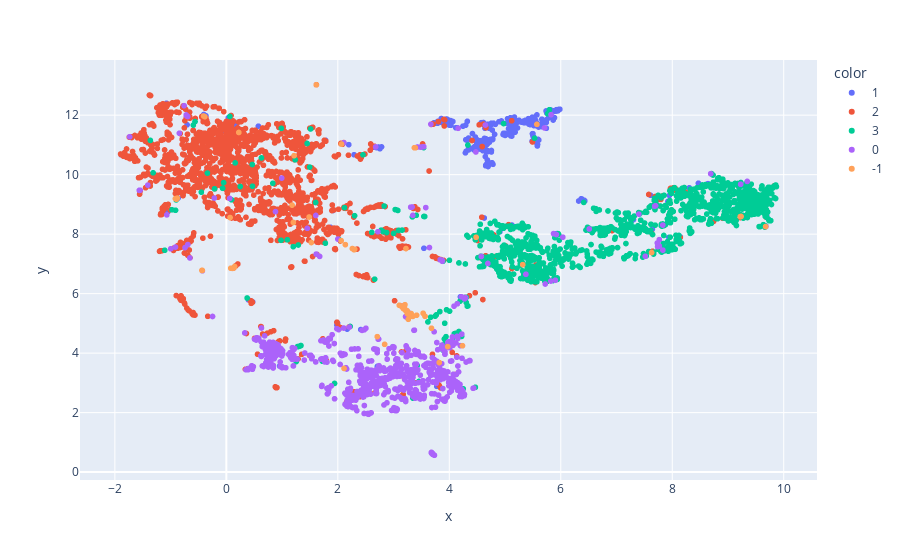

Write notebook code for a chart like this one.
### Markdown cell above
If TMT has access to the docs it will use them to add document text to the scatterplot.

### Code cell
tmt.visualizeEmbeddings(*best_params).show()

### Figure 1 — Plotly figure (JSON) as saved in the notebook; plotly's stock layout.template omitted (floating-point values rounded to 4 significant figures; data arrays with more than 128 entries replaced by an {"elided": "..."} marker saying what was removed)
{"data": [{"customdata": {"elided": "441x1 str values"}, "hovertemplate": "color=1<br>x=%{x}<br>y=%{y}<br>text=%{customdata[0]}<extra></extra>", "legendgroup": "1", "marker": {"color": "#636efa", "symbol": "circle"}, "mode": "markers", "name": "1", "showlegend": true, "type": "scattergl", "x": {"elided": "441 float values"}, "xaxis": "x", "y": {"elided": "441 float values"}, "yaxis": "y"}, {"customdata": {"elided": "2046x1 str values"}, "hovertemplate": "color=2<br>x=%{x}<br>y=%{y}<br>text=%{customdata[0]}<extra></extra>", "legendgroup": "2", "marker": {"color": "#EF553B", "symbol": "circle"}, "mode": "markers", "name": "2", "showlegend": true, "type": "scattergl", "x": {"elided": "2046 float values"}, "xaxis": "x", "y": {"elided": "2046 float values"}, "yaxis": "y"}, {"customdata": {"elided": "1295x1 str values"}, "hovertemplate": "color=3<br>x=%{x}<br>y=%{y}<br>text=%{customdata[0]}<extra></extra>", "legendgroup": "3", "marker": {"color": "#00cc96", "symbol": "circle"}, "mode": "markers", "name": "3", "showlegend": true, "type": "scattergl", "x": {"elided": "1295 float values"}, "xaxis": "x", "y": {"elided": "1295 float values"}, "yaxis": "y"}, {"customdata": {"elided": "951x1 str values"}, "hovertemplate": "color=0<br>x=%{x}<br>y=%{y}<br>text=%{customdata[0]}<extra></extra>", "legendgroup": "0", "marker": {"color": "#ab63fa", "symbol": "circle"}, "mode": "markers", "name": "0", "showlegend": true, "type": "scattergl", "x": {"elided": "951 float values"}, "xaxis": "x", "y": {"elided": "951 float values"}, "yaxis": "y"}, {"customdata": [["i probably should have put nsfw on that also not safe for<br>home actually not safe for normal white people how a sheboon<br>manages to lose all her clothes during a fight is a mystery<br>that i am not going to watch again to solve <happy>"], ["there was no islamic holy violence prior to <number> retard<br>slav nigger"], ["cant wait to form a rightwingdeathsquad ™ with a few mates<br>and lynch some obnoxious sheboons this black friday"], ["this fat faggot id such a child grow up porky"], ["to the gallows with this sand nigger junk foodie faggot"], ["aw what wrong nigger you do not like your sheboon exposed<br>for the savage she is 🤣"], ["sad story to be sure on a side note some guys should not<br>ever wear tank tops how does any take that spaghetti armed<br>guy serious dress like a white man that nigger shit unless<br>you are in the gym"], ["nigger has expressed no personal christian experiences<br>attended a madrassa wears a moslem wedding ring praises the<br>shahada call to pray ports a moslem name registered by<br>stepdad as moslem indonesian many photos of him in moslem<br>rituals garb admitted moslem faith on tv"], ["next time you see a mooslim toss bacon at it"], ["another leftist sheboon"], ["gross muslimes are against same sex attraction disorder sad<br>yes against fruit cakes but man goats are ok sick bunch<br>sharia my arse"], ["for now on if blacks refer to whites as vinallas i will<br>refer blacks as chocolates or niggers"], ["y lña historia falx falsa kike sdo se trata en convertinos<br>ew n cobardes a los españoles"], ["female sheboon spotted trying to dispose of the body"], ["<user> common for trump groupies rt <user> nigger sand<br>nigger all the same oh yea wetbacks too"], ["and to pour more gasoline on the fire now they are cracking<br>down hard on internet hate speech which is arbitrary and<br>capricious whenever a sand nigger bitches some poor brit<br>going to jail and these muslim parasites have bitching down<br>to an artform helmets people helmets"], ["yeah the audio is killer 😂 he actually tells her to bc there<br>no mag in but the dumb sheboon did not clear the chamber so<br>she armed the firing pin when she dindu nuffin"], ["the new si swimsuit edition has a monkey negress on the<br>cover"], ["contra kike lo mas de base fuego y agua la purificación del<br>mundo sin ratas de peste"], ["os pensais que vuestra mente kike me importa solo soys<br>estupidos americanos de matar indios asquerosos"], ["ask anglin he likes kissing little nigger boys"], ["nothing anglin writes today will ever beat how to be a<br>nigger on twitter that article had me howling for days"], ["omg i would obviously get some disposal boots before i<br>stomped a niglet im not emily trump i need to keep my boots<br>in nice shape so when i march to repeal the 1 3 th amendment<br>i look presentable and do not embarrass president trump or<br>mr hitler 🇺 🇸 🇺 🇸 🇺 🇸"], ["yeah we will see about that you fat sheboon black bitch"], ["what is this red shoes meme i am hearing about did anglin<br>really suggest wearing nigger shoes or am i wrong"], ["southerners are even dumber than muslims why you ask muslims<br>cut the nuts off their nigger slaves"], ["a little still learning not many speak it anymore lots speak<br>arab and nigger though <user> is amadán"], ["does anyone else feel like we are watching a horror movie<br>where the white person is sleeping and africans and muslimes<br>are breaking into the house fuck islam cant trust blacks"], ["how much you wanna bet this is the sheboon in question"], ["keep waiting sheboon"], ["but things are evolving i think they would now look what<br>those blm sheboons did to bernie"], ["automatic sheboon niglet cannon"], ["i can not believe stuart varney had those two obnoxious<br>negresses diamond silk on his show this morning i am glad<br>they like and support trump but i just can not stand<br>listening to them"], ["lil fag is also a wannabe sand nigger"], ["i thought he was using trump as his defense from the lawsuit<br>that the sheboon he got in the sumo match with filed"], ["i do believe that sheboon shit her britches"], ["blacks and even muzzies can join but keep their shit at home<br>soon as they pray in the street gotta be liquidated we got<br>better tech now can build massive biodigesters"], ["some nigger gas lighted some other nigger in some niggers pm<br>and associated us with other niggers and anglin took the<br>bait"], ["solo que soy de derecha a l <percent> el virus kike no va<br>con jesús"], ["i hope president trump fills their seats with the families<br>of those murdered by illegal aliens black folks are not<br>going to be happy when they realize it their liberal and<br>nigger leaders celebrities who been fucking them not whitey"], ["is not it interesting what conservatards hate most about<br>islam is its sense of moral strength and self belief they<br>hates kebabs for preserving a primitive sand nigger<br>equivalent of what we once were"], ["trump during the election i will put clinton in jail trump<br>after the election got all franken magafags yes huge success<br>me you missed the fucking mark also when you going to deport<br>the fucking illegals and halt immigration you kike owned<br>bastard"], ["just saw an obese negress wearing a shirt emblazoned with<br>black is beautiful it is not imagine the reaction if i wore<br>an it okay to be white shirt in public"], ["the human family needs to separate into individual race<br>groups for a few hundred years we can reconvene after that<br>and each group will take its tech with it blacks and arabs<br>will object to this because they do not bring shit to the<br>table except fgm murder etc fuck islam blackmenmurder"], ["the great muslim purge is coming assimilation is not what<br>they have in mind they are starting to show their asses<br>liberals cry about a ban when the ban starts the purge will<br>start also some will enjoy the roundup"], ["i think this is due to the common folk being raped my<br>muslims during fhe so called golden age they basically mixed<br>with sand niggers"], ["let the snow flakes cry bitch and scream it judgement day<br>and time normalize islamaphobia as a healthy condition piss<br>on political correctness and then deport every single last<br>sand nigger savage"], ["you know how decent people say that islamists need to band<br>together against the radical muz among them so should god<br>fearing blacks band together against these sub human iq<br>feral murderer freaks that happen to be black we are coming<br>to a decision point are not we"], ["this is a good story <number> those times you hear we are a<br>nation of immigrants wish there was a whiney font no other<br>group of people came here started demanding that everyone<br>make these kind of changes to accommodate them the way the<br>muzzies do"], ["i am still searching for a peaceful sand nigger muslim islam<br>is the religion of peace they keep telling us maga without<br>muslims"], ["that woeful scottish faggot millennial whiner only attacks<br>little nicky fuentes and shamelessly cucks for fembot tara<br>because woesy dreams of sucking der martin balls while<br>martin fucks britt tara and that mudshark kike whore lauren"], ["there no such thing as hate speech you inbred goat fucking<br>mudslime piece of nomadic sand nigger trash"], ["i see normies going on and on about banning islam me i just<br>cut to the chase and say we have got to start shipping these<br>sand niggers back to the mid east where they belong"], ["goat fucking woman beating child raping sand niggers<br>everywhere"], ["imagine if there wasn t oil in the middle east there would<br>be no dubais there would be no wealthy towel headed sand<br>nigger ruling class because of oil muslim goat fckrs oops i<br>meant herders get to hide in plain sight now they intend to<br>take over the u.s."], ["the sheboon was a former prostitute who tried to murder<br>mcafee see the screenshot"], ["fuck them both kill sandniggers kill jews whats the issue<br>islam will be resorted to a pile of shit pic related its<br>islam and those who defend it and yes that is a steaming<br>pile of horse shit"], ["a shitpost does not equate to starting a topic just to spew<br>random statements and you are defending the fucking sand<br>niggers of iran you disgust me a good muslim is a mutilated<br>and dead muslim end of discussion deusvult"], ["so like how shaun king is a trans nigger this guys a trans<br>sand nigger so shaun king the white version of uncle ruckus<br>thinking he black and this guy the sand nigger variant"], ["islam exists its a problem and should be erased period dont<br>defend sand niggers nothing is more disgusting than someone<br>who defends these animals all muslims are still muslim and<br>all muslims should die by the sword of god deusvult"], ["question do greeks know how to tie nooses because i have yet<br>to hear anything about niggers or sand niggers rapefugees<br>getting lynched 😂"], ["they are using arabs and africans to wipe out the western<br>culture people it came from their mouths check my bitchute"], ["no islam is another anti racialist universalism promoting<br>endless retard level violence jews just use you sand niggers<br>as they use jungle niggers to destroy what they actually<br>fear the white race"], ["<user> fucking dead sand nigger drinks on me"], ["maybe it a sign from god that anglin really is a nigger"], ["so the blacks are into islamism abuse of the islam for their<br>own political agenda i heard someone say niggers and the<br>muslims are sandniggers is that family"], ["why would we believe a group that calls itself army of islam<br>sounds like every other fucking dune coon terrorist group i<br>have ever read about fuck those sand niggers"], ["you mean niggers tehn you ´ re right but know who took them<br>to murrica muslims arabs goatfuckers"], ["sand niggers are always inter breeding either with<br>themselves or their cousins the goats"], ["will not stand with a sand nigger muslim"], ["do not get me wrong korea has their own share of soy boys<br>and faggots just like any other country but they definitely<br>do not fuck goats"], ["<user> no doubt some muslim sand nigger"], ["it ll be interesting to see the language in these executive<br>orders on immigration tomorrow trump is being a bad ass and<br>keeping his word i am enjoying this now he needs to get high<br>risk undocumented refugees and illegal immigrants the hell<br>out of this country especially muslim fighter types"], ["i mean muslims are sand niggers regardless or just niggers"], ["fuck prayer let throw the shitskin sand niggers out"], ["you can end racism only if you end blacks and sand niggers"], ["why are you only saying whites like other races support<br>islam i dont even think if whites band together it will be<br>enough whites blacks asians and hispanics need to band<br>together"], ["sand niggers thats why so many blacks are muslims"], ["and moors were sand niggers originally but african niggers<br>stole their name because they never accomplished anything in<br>their history still no plumbing in africa kangs should<br>demand greatness but africans produce futility"]], "hovertemplate": "color=-1<br>x=%{x}<br>y=%{y}<br>text=%{customdata[0]}<extra></extra>", "legendgroup": "-1", "marker": {"color": "#FFA15A", "symbol": "circle"}, "mode": "markers", "name": "-1", "showlegend": true, "type": "scattergl", "x": [0.1494, 3.414, 1.179, 5.572, 3.242, 1.216, 2.066, 3.223, 2.112, 0.1209, 2.84, 3.194, 9.221, 0.1465, 3.179, 3.265, 0.119, 0.06686, 9.675, 9.235, -0.9136, -0.8959, 3.374, 0.1252, -0.3863, 3.184, 3.103, 2.261, 0.1289, 0.1137, 2.059, 0.07966, -0.4307, 0.2237, 7.629, 0.1209, 1.525, -0.8787, 5.317, 1.203, 3.531, 3.391, 1.485, 2.293, 3.82, 3.245, 3.288, 2.136, 4.236, 3.329, -0.4383, 3.189, 3.316, 3.149, 3.317, 0.1238, 3.681, 3.316, 1.615, 3.344, 3.204, 3.177, 3.564, 3.212, -0.4081, 3.166, 3.308, 3.165, 3.158, 3.241, 2.708, 3.212, 3.971, 3.221, 3.231, 4.481, 2.302, 3.197, 3.193], "xaxis": "x", "y": [6.913, 5.274, 8.975, 11.69, 5.428, 10.64, 11.03, 7.515, 3.485, 6.856, 4.296, 5.577, 8.59, 6.904, 5.505, 5.138, 6.861, 8.558, 8.254, 8.595, 9.194, 9.175, 10.91, 6.865, 11.95, 5.496, 5.609, 7.516, 6.86, 6.851, 7.783, 6.855, 6.78, 11.42, 7.383, 6.862, 7.719, 9.213, 6.974, 8.392, 5.34, 10.9, 8.576, 7.475, 3.684, 5.33, 5.233, 7.648, 4.249, 5.275, 6.781, 5.501, 5.248, 5.559, 5.257, 6.861, 4.836, 5.33, 13.02, 5.235, 5.627, 5.495, 5.238, 5.459, 11.97, 5.559, 5.264, 5.532, 5.549, 5.411, 4.554, 5.455, 4.219, 5.423, 5.42, 7.894, 7.493, 5.486, 5.487], "yaxis": "y"}], "layout": {"autosize": true, "legend": {"title": {"text": "color"}, "tracegroupgap": 0}, "margin": {"t": 60}, "xaxis": {"anchor": "y", "autorange": true, "domain": [0, 1], "range": [-2.627, 10.6], "title": {"text": "x"}, "type": "linear"}, "yaxis": {"anchor": "x", "autorange": true, "domain": [0, 1], "range": [-0.3972, 13.99], "title": {"text": "y"}, "type": "linear"}}}
